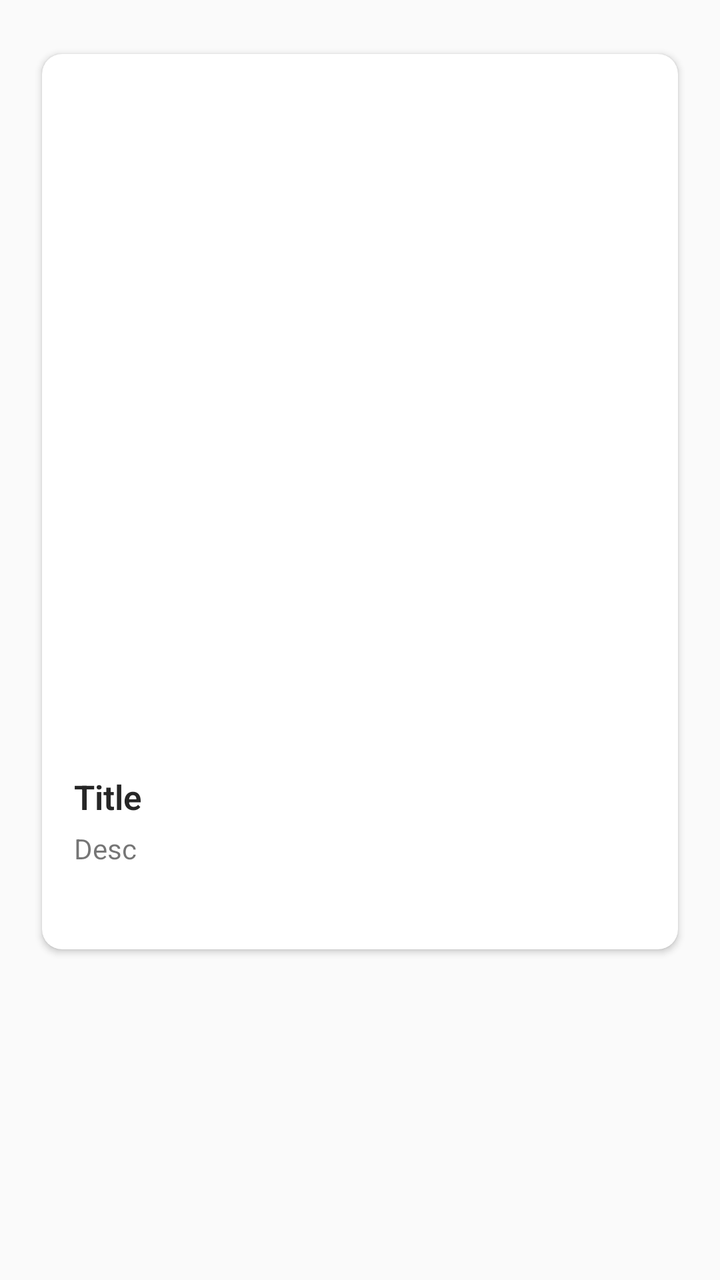
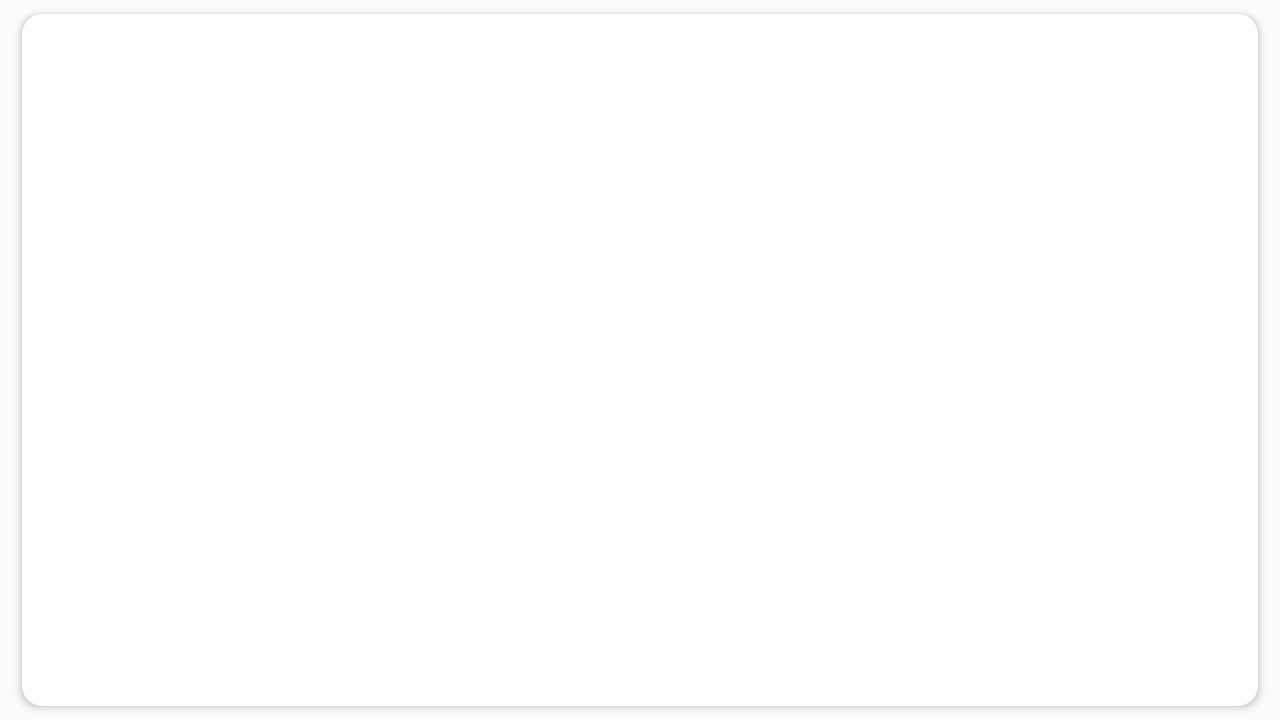

The same Android screen from two of the app's own layout files: first res/layout/ as a phone draws it, then the repository's variant for another configuration, drawn on a device whose configuration selects that folder. Both files follow.
<!-- AndroidManifest.xml: application theme Theme.AppCompat.DayNight.DarkActionBar -->
<!-- res/layout/news_item.xml -->
<?xml version="1.0" encoding="utf-8"?>
<RelativeLayout xmlns:android="http://schemas.android.com/apk/res/android"
    xmlns:app="http://schemas.android.com/apk/res-auto"
    xmlns:tools="http://schemas.android.com/tools"
    android:layout_width="match_parent"
    android:layout_height="wrap_content"
    tools:ignore="MissingDefaultResource"
    android:clickable="true"
    android:layout_marginTop="10dp">

    <LinearLayout
        android:layout_width="match_parent"
        android:layout_height="match_parent"
        android:orientation="vertical"
        android:layout_margin="10dp"
        >

    <android.support.v7.widget.CardView
        android:layout_width="wrap_content"
        android:layout_height="wrap_content"
        android:layout_marginLeft="11dp"
        android:layout_marginRight="11dp"
        android:layout_marginTop="7dp"
        android:layout_marginBottom="7dp"
        app:cardElevation="@dimen/cardview_default_elevation"
        app:cardCornerRadius="10dp">

        <RelativeLayout
            android:background="?android:attr/selectableItemBackground"
            android:layout_width="match_parent"
            android:layout_height="wrap_content">

            <ImageView
                android:id="@+id/post_image"
                android:transitionName="img"
                android:layout_width="match_parent"
                android:layout_height="350dp"
                android:scaleType="centerCrop"
                tools:ignore="UnusedAttribute" />

            <ImageView
                android:id="@+id/shadow_bottom"
                android:src="@drawable/bottom_shadow"
                android:layout_alignBottom="@id/post_image"
                android:layout_width="match_parent"
                android:layout_height="80dp" />

            <TextView
                android:layout_width="match_parent"
                android:layout_height="wrap_content"
                android:fontFamily="sans-serif-light"
                android:textStyle="bold"
                android:textColor="@color/colorTextTitle"
                android:layout_marginLeft="16dp"
                android:layout_marginRight="16dp"
                android:text="Title"
                android:textSize="17sp"
                android:layout_marginTop="10dp"
                android:layout_below="@id/post_image"
                android:id="@+id/post_title" />


            <TextView
                android:id="@+id/post_desc"
                android:layout_width="match_parent"
                android:layout_height="wrap_content"
                android:layout_below="@id/post_title"
                android:layout_marginLeft="16dp"
                android:layout_marginRight="16dp"
                android:layout_marginTop="5dp"
                android:text="Desc"
                android:maxLines="3"
                />

            <TextView
                android:id="@+id/source"
                android:layout_width="wrap_content"
                android:layout_height="20dp"
                android:layout_below="@id/post_desc"
                android:layout_marginTop="8dp"
                android:layout_marginLeft="16dp"
                android:layout_marginBottom="13dp"
                android:fontFamily="sans-serif-light"
                android:textStyle="bold"
                android:textColor="@color/colorTextTitle"
                android:maxLines="1"
                android:drawablePadding="10dp"
                android:singleLine="true"
                android:ellipsize="end"
                />
        </RelativeLayout>

    </android.support.v7.widget.CardView>
    </LinearLayout>
</RelativeLayout>
<!-- resources referenced by this layout -->
<resources>
  <color name="colorTextTitle">#262626</color>
</resources>
<!-- res/layout-land/news_item.xml (the repository's variant of the layout above) -->
<!-- drawn on the phone turned sideways -->
<?xml version="1.0" encoding="utf-8"?>
<FrameLayout xmlns:android="http://schemas.android.com/apk/res/android"
    xmlns:tools="http://schemas.android.com/tools"
    android:layout_width="match_parent"
    android:layout_height="wrap_content"
    xmlns:app="http://schemas.android.com/apk/res-auto"
    tools:ignore="MissingDefaultResource"
    android:clickable="true">

    <android.support.v7.widget.CardView
        android:layout_width="wrap_content"
        android:layout_height="wrap_content"
        android:layout_marginLeft="11dp"
        android:layout_marginRight="11dp"
        android:layout_marginTop="7dp"
        android:layout_marginBottom="7dp"
        app:cardElevation="@dimen/cardview_default_elevation"
        app:cardCornerRadius="10dp">

        <RelativeLayout
            android:background="?android:attr/selectableItemBackground"
            android:layout_width="match_parent"
            android:layout_height="wrap_content">

            <ImageView
                android:id="@+id/post_image"
                android:transitionName="img"
                android:layout_width="match_parent"
                android:layout_height="350dp"
                android:scaleType="fitXY"
                tools:ignore="UnusedAttribute" />

            <ImageView
                android:id="@+id/shadow_bottom"
                android:src="@drawable/bottom_shadow"
                android:layout_alignBottom="@id/post_image"
                android:layout_width="match_parent"
                android:layout_height="80dp" />



            <TextView
                android:layout_width="match_parent"
                android:layout_height="wrap_content"
                android:fontFamily="sans-serif-light"
                android:textStyle="bold"
                android:textColor="@color/colorTextTitle"
                android:layout_marginLeft="16dp"
                android:layout_marginRight="16dp"
                android:text="Title"
                android:textSize="17sp"
                android:layout_marginTop="10dp"
                android:layout_below="@id/post_image"
                android:id="@+id/post_title" />


            <TextView
                android:id="@+id/post_desc"
                android:layout_width="match_parent"
                android:layout_height="wrap_content"
                android:layout_below="@id/post_title"
                android:layout_marginLeft="16dp"
                android:layout_marginRight="16dp"
                android:layout_marginTop="5dp"
                android:text="Desc"
                android:maxLines="3"
                />

            <TextView
                android:id="@+id/source"
                android:layout_width="wrap_content"
                android:layout_height="20dp"
                android:layout_below="@id/post_desc"
                android:layout_marginTop="8dp"
                android:layout_marginLeft="16dp"
                android:layout_marginBottom="13dp"
                android:fontFamily="sans-serif-light"
                android:textStyle="bold"
                android:textColor="@color/colorTextTitle"
                android:maxLines="1"
                android:drawablePadding="10dp"
                android:singleLine="true"
                android:ellipsize="end" />
        </RelativeLayout>

    </android.support.v7.widget.CardView>

</FrameLayout>
